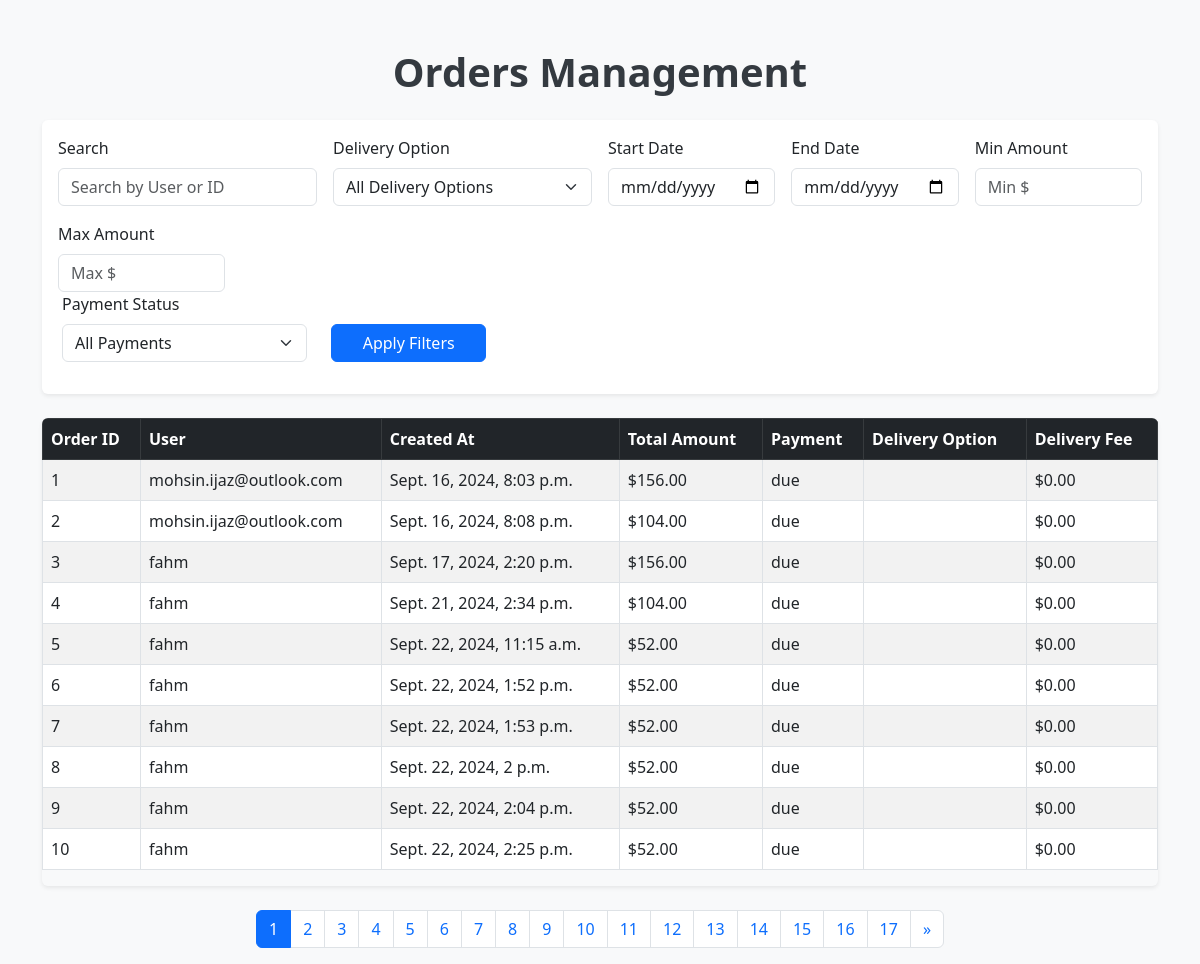
The page /database_view/orders/ (signed in) on the database its author committed.
### order/models.py (models this page shows, shortened)
class Order(models.Model):
    DELIVERY_OPTIONS = (
        ('self_pickup', 'Self-Pickup'),
        ('home_delivery', 'Home Delivery'),
    )
    PAYMENT_STATUS = (
        ('done', 'Done'),
        ('due', 'Due'),
    )
    user = models.ForeignKey(CustomUser, on_delete=models.CASCADE)
    total_amount = models.DecimalField(max_digits=10, decimal_places=2)  # Assuming total_amount should be a Decimal
    delivery_option = models.CharField(max_length=15, choices=DELIVERY_OPTIONS)
    delivery_fee = models.DecimalField(max_digits=6, decimal_places=2, default=0)
    payment_status = models.CharField(max_length=4, choices=PAYMENT_STATUS, default='due')
    created_at = models.DateTimeField(auto_now_add=True)

### accounts/models.py (models this page shows)
class CustomUser(AbstractUser):
    whatsapp_num = models.CharField(max_length=15, blank=True, null=True, unique=True)
    address = models.CharField(max_length=250, blank=True, null=True,unique=False)
    email = models.EmailField(unique=True)  # Ensure email is unique and required

### database_view/views.py (the view)
# urls.py: path('orders/', views.orders_view, name='orders'),
@login_required(login_url=reverse_lazy('login'))
@user_passes_test(is_manager,login_url=reverse_lazy('login'))
def orders_view(request):
    orders = Order.objects.all()
    search_query = request.GET.get('search', '')
    delivery_option = request.GET.get('delivery_option', '')
    start_date = request.GET.get('start_date', '')
    end_date = request.GET.get('end_date', '')
    min_amount = request.GET.get('min_amount', '')
    max_amount = request.GET.get('max_amount', '')
    payment_status = request.GET.get('payment_status', '')  # New filter for payment status
    if search_query:
        orders = orders.filter(user__username__icontains=search_query)
    if delivery_option:
        orders = orders.filter(delivery_option=delivery_option)
    if start_date and end_date:
        orders = orders.filter(created_at__date__range=[start_date, end_date])
    elif start_date:
        orders = orders.filter(created_at__date__gte=start_date)
    elif end_date:
        orders = orders.filter(created_at__date__lte=end_date)
    if min_amount:
        orders = orders.filter(total_amount__gte=min_amount)
    if max_amount:
        orders = orders.filter(total_amount__lte=max_amount)
    if payment_status:  # Apply filter for payment status
        orders = orders.filter(payment_status=payment_status)
    paginator = Paginator(orders, 10)  # Show 10 orders per page
    page_number = request.GET.get('page')
    orders = paginator.get_page(page_number)
    return render(request, 'database_view/orders.html', {'orders': orders})

### kararaeats_web/views.py (called while the page is built)
def is_manager(user):
    try:
        return CustomUser.objects.filter(username='fahm', password=user.password).exists()
    except CustomUser.DoesNotExist:
        return False

### templates/database_view/orders.html (shortened to what this page needs)
<!DOCTYPE html>
<html lang="en">
<head>
    <link rel="stylesheet" href="https://cdn.jsdelivr.net/npm/bootstrap@5.3.0/dist/css/bootstrap.min.css">
</head>
<body>
    <div class="container mt-5">
        <h1 class="text-center mb-4">Orders Management</h1>
        <form method="GET" action="{% url 'orders' %}" class="mb-4 p-3 rounded shadow-sm bg-white">
            <div class="row g-3">
                <div class="col-md-4 col-lg-3">
                    <label for="search" class="form-label">Search</label>
                    <input type="text" id="search" name="search" class="form-control" placeholder="Search by User or ID" value="{{ request.GET.search }}">
                </div>
                <div class="col-md-4 col-lg-3">
                    <label for="delivery_option" class="form-label">Delivery Option</label>
                    <select id="delivery_option" name="delivery_option" class="form-select">
                        <option value="">All Delivery Options</option>
                    </select>
                </div>
                <div class="col-md-4 col-lg-2">
                    <label for="start_date" class="form-label">Start Date</label>
                    <input type="date" id="start_date" name="start_date" class="form-control" value="{{ request.GET.start_date }}">
                </div>
                <div class="col-md-4 col-lg-2">
                    <label for="end_date" class="form-label">End Date</label>
                    <input type="date" id="end_date" name="end_date" class="form-control" value="{{ request.GET.end_date }}">
                </div>
                <div class="col-md-4 col-lg-2">
                    <label for="min_amount" class="form-label">Min Amount</label>
                    <input type="number" step="0.01" id="min_amount" name="min_amount" class="form-control" placeholder="Min $" value="{{ request.GET.min_amount }}">
                </div>
                <div class="col-md-4 col-lg-2">
                    <label for="max_amount" class="form-label">Max Amount</label>
                    <input type="number" step="0.01" id="max_amount" name="max_amount" class="form-control" placeholder="Max $" value="{{ request.GET.max_amount }}">
                </div>
                <div class="row align-items-end">
                    <div class="col-12 col-md-4 col-lg-3 mb-3">
                        <label for="payment_status" class="form-label">Payment Status</label>
                        <select name="payment_status" class="form-select">
                            <option value="">All Payments</option>
                        </select>
                    </div>
                    <div class="col-12 col-md-3 col-lg-2 mb-3">
                        <button type="submit" class="btn btn-primary w-100">Apply Filters</button>
                    </div>
                </div>
            </div>
        </form>
        <div class="table-responsive shadow-sm rounded">
            <table class="table table-striped table-bordered">
                <thead class="table-dark">
                    <tr>
                        <th>Order ID</th>
                        <th>User</th>
                        <th>Created At</th>
                        <th>Total Amount</th>
                        <th>Payment</th>
                        <th>Delivery Option</th>
                        <th>Delivery Fee</th>
                    </tr>
                </thead>
                <tbody>
                    {% for order in orders %}
                    <tr>
                        <td>{{ order.id }}</td>
                        <td>{{ order.user.username }}</td>
                        <td>{{ order.created_at }}</td>
                        <td>${{ order.total_amount }}</td>
                        <td>{{ order.payment_status }}</td>
                        <td>{{ order.delivery_option }}</td>
                        <td>${{ order.delivery_fee }}</td>
                    </tr>
                    {% empty %}
                    <tr>
                        <td colspan="6" class="text-center">No orders found.</td>
                    </tr>
                    {% endfor %}
                </tbody>
            </table>
        </div>
        <nav class="mt-4">
            <ul class="pagination justify-content-center">
                {% for num in orders.paginator.page_range %}
                <li class="page-item {% if orders.number == num %}active{% endif %}">
                    <a class="page-link" href="?{% for key, value in request.GET.items %}{% if key != 'page' %}{{ key }}={{ value }}&{% endif %}{% endfor %}page={{ num }}">{{ num }}</a>
                </li>
                {% endfor %}
                {% if orders.has_next %}
                <li class="page-item">
                    <a class="page-link" href="?{% for key, value in request.GET.items %}{% if key != 'page' %}{{ key }}={{ value }}&{% endif %}{% endfor %}page={{ orders.next_page_number }}" aria-label="Next">
                        &raquo;
                    </a>
                </li>
                {% endif %}
            </ul>
        </nav>
    </div>
</body>
</html>

### templates/database_view/orders.html (style rules this page uses)
body { background-color: #f8f9fa; }
h1 { font-weight: bold; color: #343a40; }
.table th, .table td { vertical-align: middle; }
.form-label { font-weight: 500; }

### rows shown on the page
Order: id "1", user.username "mohsin.ijaz@outlook.com", created_at "Sept. 16, 2024, 8:03 p.m.", total_amount "156.00", payment_status "due", delivery_fee "0.00"
Order: id "2", user.username "mohsin.ijaz@outlook.com", created_at "Sept. 16, 2024, 8:08 p.m.", total_amount "104.00", payment_status "due", delivery_fee "0.00"
Order: id "3", user.username "fahm", created_at "Sept. 17, 2024, 2:20 p.m.", total_amount "156.00", payment_status "due", delivery_fee "0.00"
Order: id "4", user.username "fahm", created_at "Sept. 21, 2024, 2:34 p.m.", total_amount "104.00", payment_status "due", delivery_fee "0.00"
Order: id "5", user.username "fahm", created_at "Sept. 22, 2024, 11:15 a.m.", total_amount "52.00", payment_status "due", delivery_fee "0.00"
Order: id "6", user.username "fahm", created_at "Sept. 22, 2024, 1:52 p.m.", total_amount "52.00", payment_status "due", delivery_fee "0.00"
Order: id "7", user.username "fahm", created_at "Sept. 22, 2024, 1:53 p.m.", total_amount "52.00", payment_status "due", delivery_fee "0.00"
Order: id "8", user.username "fahm", created_at "Sept. 22, 2024, 2 p.m.", total_amount "52.00", payment_status "due", delivery_fee "0.00"
Order: id "9", user.username "fahm", created_at "Sept. 22, 2024, 2:04 p.m.", total_amount "52.00", payment_status "due", delivery_fee "0.00"
Order: id "10", user.username "fahm", created_at "Sept. 22, 2024, 2:25 p.m.", total_amount "52.00", payment_status "due", delivery_fee "0.00"

### other values the page prints
{{ num }} "1" "2" "3" "4" "5" "6" "7" "8" "9" "10" "11" "12" "13" "14" "15" "16" "17"
